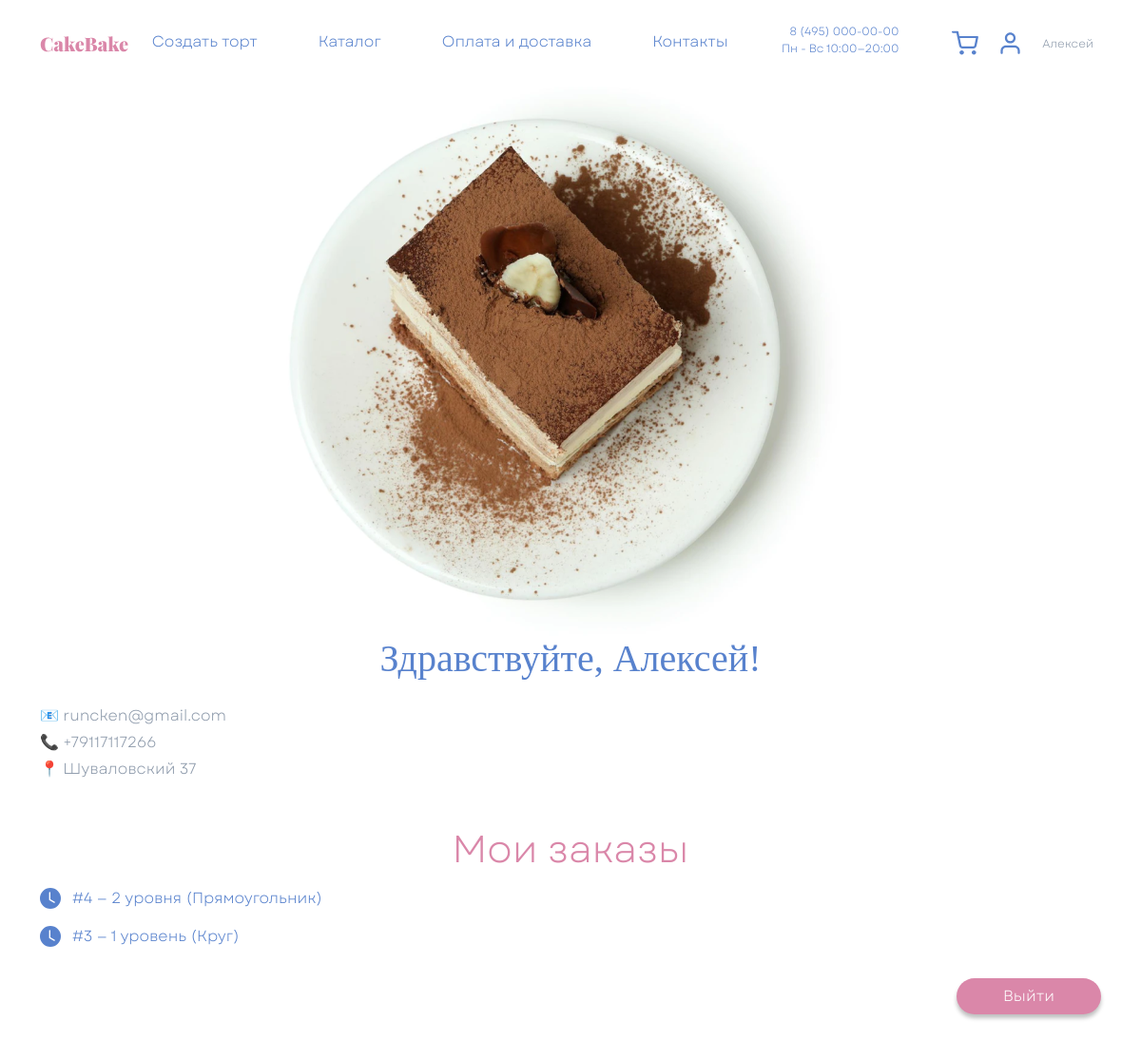
The app's page /accounts/lk/orders/ (signed in), older data.
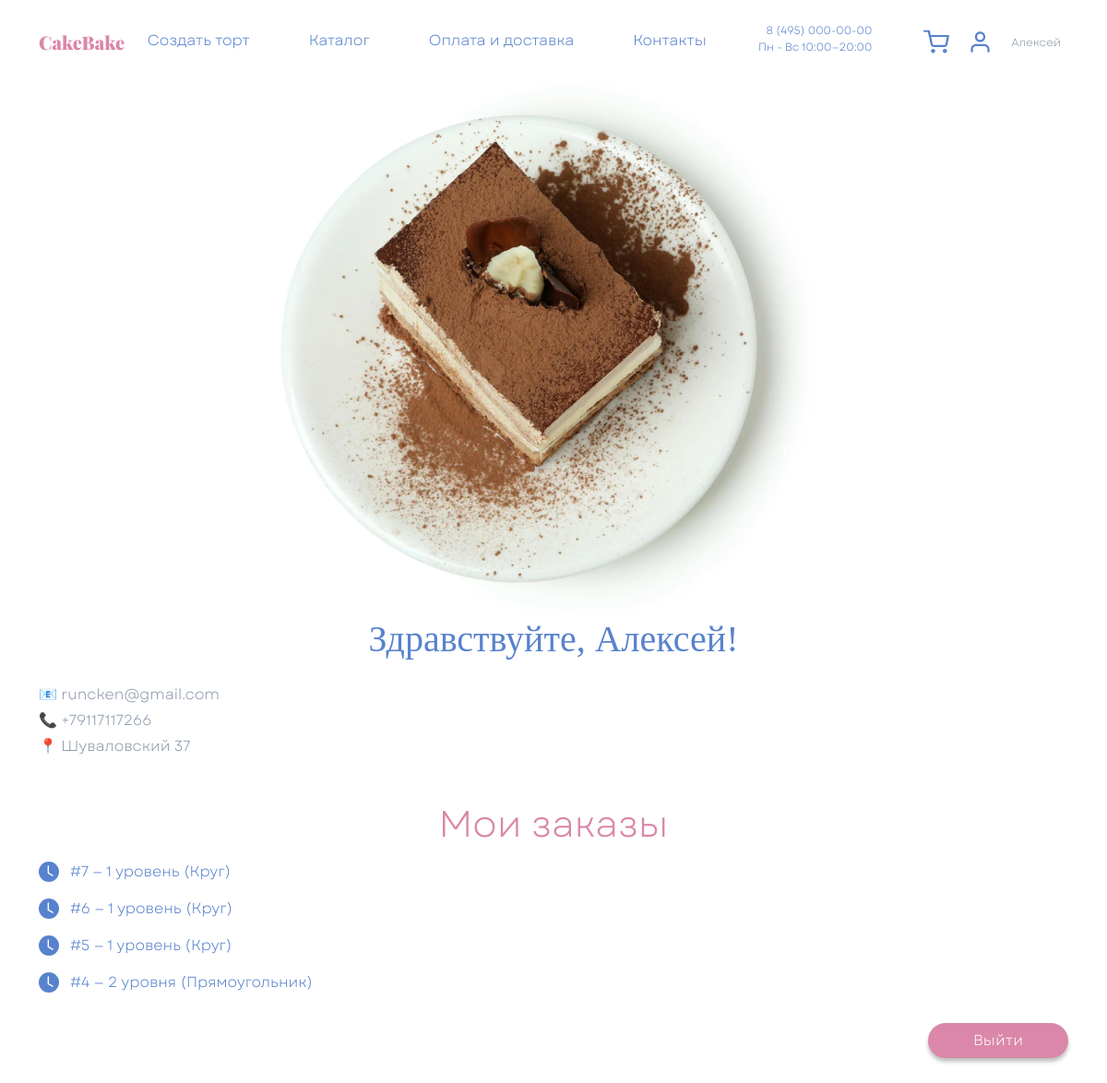
The same page, newer data.
### accounts/models.py (models this page shows, shortened)
class Profile(models.Model):
    user = models.OneToOneField(
        User,
        on_delete=models.CASCADE,
        null=True,
        blank=True,
        related_name='profile'
    )
    phone = models.CharField(
        max_length=20,
        unique=True,
        null=True,
        blank=True
    )
    address = models.CharField(
        max_length=255,
        blank=True,
        default='',
        verbose_name="Адрес доставки"
    )

### orders/models.py (models this page shows, shortened)
class Order(models.Model):
    class Status(models.TextChoices):
        NEW = "new", "Новый"
        ACCEPTED = "accepted", "Принят"
        IN_PROGRESS = "in_progress", "Готовится"
        DELIVERING = "delivering", "В доставке"
        COMPLETED = "completed", "Выполнен"
        CANCELLED = "cancelled", "Отменён"
    customer = models.ForeignKey(
        settings.AUTH_USER_MODEL,
        on_delete=models.SET_NULL,
        null=True,
        blank=True,
        verbose_name="Пользователь",
    )
    catalog_cake = models.ForeignKey(
        CatalogCake,
        on_delete=models.PROTECT,
        null=True,
        blank=True,
        related_name="orders",
        verbose_name="Торт из каталога",
    )
    level = models.ForeignKey(
        CakeOption,
        on_delete=models.PROTECT,
        related_name="level_orders",
        limit_choices_to={"kind": CakeOption.Kind.LEVEL},
        null=True,
        blank=True,
        verbose_name="Количество уровней",
    )
    shape = models.ForeignKey(
        CakeOption,
        on_delete=models.PROTECT,
        related_name="shape_orders",
        limit_choices_to={"kind": CakeOption.Kind.SHAPE},
        null=True,
        blank=True,
        verbose_name="Форма",
    )
    topping = models.ForeignKey(
        CakeOption,
        on_delete=models.PROTECT,
        related_name="topping_orders",
        limit_choices_to={"kind": CakeOption.Kind.TOPPING},
        null=True,
        blank=True,
        verbose_name="Топпинг",
    )
    berry = models.ForeignKey(
        CakeOption,
        on_delete=models.PROTECT,
        related_name="berry_orders",
        limit_choices_to={"kind": CakeOption.Kind.BERRY},
        null=True,
        blank=True,
        verbose_name="Ягоды",
    )
    decor = models.ForeignKey(
        CakeOption,
        on_delete=models.PROTECT,
        related_name="decor_orders",
        limit_choices_to={"kind": CakeOption.Kind.DECOR},
        null=True,
        blank=True,
        verbose_name="Декор",
    )
    customer_name = models.CharField(
        max_length=100,
        verbose_name="Имя клиента",
    )
    customer_phone = models.CharField(
        max_length=20,
        verbose_name="Телефон",
    )
    customer_email = models.EmailField(
        verbose_name="Email",
    )
    delivery_address = models.CharField(
        max_length=255,
        verbose_name="Адрес доставки",
    )
    delivery_date = models.DateField(
        verbose_name="Дата доставки",
    )
    delivery_time = models.TimeField(
        verbose_name="Время доставки",
    )
    inscription = models.CharField(
        max_length=200,
        blank=True,
        verbose_name="Надпись",
    )
    order_comment = models.TextField(
        blank=True,
        verbose_name="Комментарий к заказу",
    )
    delivery_comment = models.TextField(
        blank=True,
        verbose_name="Комментарий для курьера",
    )
    utm_source = models.CharField(
        max_length=100,
        blank=True,
        verbose_name="UTM source",
    )
    utm_medium = models.CharField(
        max_length=100,
        blank=True,
        verbose_name="UTM medium",
    )
    utm_campaign = models.CharField(
        max_length=150,
        blank=True,
        verbose_name="UTM campaign",
    )
    utm_content = models.CharField(
        max_length=150,
        blank=True,
        verbose_name="UTM content",
    )
    utm_term = models.CharField(
        max_length=150,
        blank=True,
        verbose_name="UTM term",
    )
    referrer = models.URLField(
        blank=True,
        verbose_name="Источник перехода",
    )
    landing_path = models.CharField(
        max_length=255,
        blank=True,
        verbose_name="Страница входа",
    )
    personal_data_consent = models.BooleanField(
        default=False,
        verbose_name="Согласие на обработку ПД",
    )
    options_total = models.PositiveIntegerField(
        default=0,
        verbose_name="Стоимость опций",
    )
    inscription_price = models.PositiveIntegerField(
        default=0,
        verbose_name="Стоимость надписи",
    )
    rush_fee = models.PositiveIntegerField(
        default=0,
        verbose_name="Наценка за срочность",
    )
    total_price = models.PositiveIntegerField(
        default=0,
        verbose_name="Итоговая стоимость",
    )
    status = models.CharField(
        max_length=20,
        choices=Status.choices,
        default=Status.NEW,
        verbose_name="Статус",
    )
    payment_id = models.CharField(
        max_length=100,
        blank=True,
        null=True,
        verbose_name="ID платежа в YooKassa",
    )
    payment_status = models.CharField(
        max_length=50,
        blank=True,
        default="",
        verbose_name="Статус оплаты YooKassa",
    )
    is_paid = models.BooleanField(
        default=False,
        verbose_name="Оплачено",
    )
    paid_at = models.DateTimeField(
        blank=True,
        null=True,
        verbose_name="Дата оплаты",
    )
    confirmation_url = models.URLField(
        blank=True,
        null=True,
        verbose_name="Ссылка на оплату",
    )
    created_at = models.DateTimeField(
        auto_now_add=True,
        verbose_name="Создан",
    )
    updated_at = models.DateTimeField(
        auto_now=True,
        verbose_name="Обновлён",
    )
    class Meta:
        verbose_name = "Заказ"
        verbose_name_plural = "Заказы"
        ordering = ("-created_at",)

### catalog/models.py (models this page shows, shortened)
class CakeOption(models.Model):
    class Kind(models.TextChoices):
        LEVEL = "level", "Количество уровней"
        SHAPE = "shape", "Форма"
        TOPPING = "topping", "Топпинг"
        BERRY = "berry", "Ягоды"
        DECOR = "decor", "Декор"
    kind = models.CharField(
        max_length=20,
        choices=Kind.choices,
        verbose_name="Тип опции",
    )
    name = models.CharField(
        max_length=100,
        verbose_name="Название",
    )
    price = models.PositiveIntegerField(
        verbose_name="Стоимость",
    )
    is_active = models.BooleanField(
        default=True,
        verbose_name="Активна",
    )
    sort_order = models.PositiveSmallIntegerField(
        default=0,
        verbose_name="Порядок сортировки",
    )
    class Meta:
        verbose_name = "Опция торта"
        verbose_name_plural = "Опции торта"
        ordering = ("kind", "sort_order", "id")
        constraints = [
            models.UniqueConstraint(
                fields=("kind", "name"),
                name="catalog_cakeoption_kind_name_unique",
            )
        ]

### accounts/views.py (the view)
# urls.py: path('lk/orders/', views.orders_view, name='lk_orders'),
@login_required
def orders_view(request):
    profile = get_user_profile(request.user)
    user_orders = Order.objects.filter(customer=request.user).order_by('-created_at')
    context = {
        'orders': user_orders,
        'profile': profile,
    }
    return render(request, 'lk-order.html', context)

### accounts/views.py (called while the page is built)
def get_user_profile(user):
    profile, _ = Profile.objects.get_or_create(
        user=user,
        defaults={"phone": user.username},
    )
    return profile

### templates/lk-order.html (shortened to what this page needs)
{% extends 'base.html' %}
{% load static %}
{% block header %}
<nav class="navbar navbar-expand-xl navbar-light fixed-top bg-white py-4">
  <div class="container">
    <a class="navbar-brand" href="{% url 'core:index' %}">
      <img src="{% static 'img/Logo.svg' %}" alt="CakeBake">
    </a>
    <div class="collapse navbar-collapse justify-content-end" id="navbar">
      <ul class="navbar-nav">
        <li class="nav-item me-5">
          <a class="nav-link fw-lighter cake_blue" href="{% url 'core:index' %}#step3">Создать торт</a>
        </li>
        <li class="nav-item me-5">
          <a class="nav-link fw-lighter cake_blue" href="{% url 'core:index' %}#step2">Каталог</a>
        </li>
        <li class="nav-item me-5">
          <a class="nav-link fw-lighter cake_blue" href="{% url 'core:index' %}#step4">Оплата и доставка</a>
        </li>
        <li class="nav-item me-5">
          <a class="nav-link fw-lighter cake_blue" href="{% url 'core:index' %}#Contacts">Контакты</a>
        </li>
        <li class="nav-item d-block d-xl-flex flex-column align-items-end me-5">
          <small class="fw-lighter text-decoration-none fs_12 cake_blue">8 (495) 000-00-00</small>
          <small class="fw-lighter text-decoration-none fs_12 cake_blue">Пн - Вс 10:00—20:00</small>
        </li>
        <li class="nav-item d-flex align-items-center">
          <a class="nav-link fw-lighter me-1 cake_blue position-relative" href="{% url 'accounts:lk_orders' %}">
            <img src="{% static 'img/shopping-cart.svg' %}" alt="">
          </a>
          {% if user.is_authenticated %}
          <a class="nav-link fw-lighter me-1 cake_blue position-relative" href="{% url 'accounts:lk' %}">
            <img src="{% static 'img/user.svg' %}" alt="">
          </a>
          <a class="nav-link fw-lighter cake_grey fs_12" href="{% url 'accounts:lk' %}">
            {{ user.first_name|default:user.username }}
          </a>
          {% else %}
          <a class="nav-link fw-lighter me-1 cake_blue position-relative" href="#RegModal" data-bs-toggle="modal">
            <img src="{% static 'img/user.svg' %}" alt="">
            <span class="position-absolute translate-middle badge rounded-pill cake__bg_pink fs_8 d-none">1</span>
          </a>
          {% endif %}
        </li>
      </ul>
    </div>
  </div>
</nav>
{% endblock %}
{% block content %}
<div class="container mt-header mb-5">
  <div class="row mt-5">
    <div class="col-12 col-xxl-6 d-flex justify-content-center">
      <div><img src="{% static 'img/Cake2.png' %}" alt="Торт"></div>
    </div>
    <div class="col-12 col-xxl-6 d-flex flex-column justify-content-center align-items-center align-items-xxl-start">
      <h1 class="font_Gogh fs_40 cake_blue mb-4">
        Здравствуйте, {{ user.first_name|default:user.username }}!
      </h1>
      <div class="w-100 mb-4">
        {% if user.email %}
          <p class="cake_grey fs_14 mb-1">📧 {{ user.email }}</p>
        {% endif %}
        {% if profile.phone %}
          <p class="cake_grey fs_14 mb-1">📞 {{ profile.phone }}</p>
        {% endif %}
        {% if profile.address %}
          <p class="cake_grey fs_14">📍 {{ profile.address }}</p>
        {% endif %}
      </div>
      <h2 class="fs_40 cake_pink mt-2">Мои заказы</h2>
      {% if orders %}
        {% for order in orders %}
        <section class="my-2 w-100">
          <span class="cake_blue lk__order d-flex align-items-center" style="cursor: pointer;"
                data-bs-toggle="modal"
                data-bs-target="#OrderModal{{ order.pk }}">
            {% if order.status == 'completed' %}
                <svg xmlns="http://www.w3.org/2000/svg" width="22" height="22" fill="currentColor" class="bi bi-check-circle-fill text-success me-2" viewBox="0 0 16 16">
                <path d="M16 8A8 8 0 1 1 0 8a8 8 0 0 1 16 0zm-3.97-3.03a.75.75 0 0 0-1.08.022L7.477 9.417 5.384 7.323a.75.75 0 0 0-1.06 1.06L6.97 11.03a.75.75 0 0 0 1.079-.02l3.992-4.99a.75.75 0 0 0-.01-1.05z"/>
              </svg>
            {% else %}
                <svg xmlns="http://www.w3.org/2000/svg" width="22" height="22" fill="currentColor" class="bi bi-clock-fill me-2" viewBox="0 0 16 16">
                <path d="M16 8A8 8 0 1 1 0 8a8 8 0 0 1 16 0zM8 3.5a.5.5 0 0 0-1 0V9a.5.5 0 0 0 .252.434l3.5 2a.5.5 0 0 0 .496-.868L8 8.71V3.5z"/>
              </svg>
            {% endif %}
            <span class="ms-1 fs_14">
              #{{ order.pk }} &mdash;
              {% if order.catalog_cake %}
                {{ order.catalog_cake.name }}
              {% else %}
                {{ order.level.name }} ({{ order.shape.name }})
              {% endif %}
            </span>
          </span>
        </section>
        {% endfor %}
      {% endif %}
      <a href="{% url 'accounts:logout' %}" class="btn text-white rounded-pill align-self-end px-5 mt-4 shadow-none cake__button cake__bg_pink">
        Выйти
      </a>
    </div>
  </div>
</div>
{% endblock %}

### templates/base.html (shortened to what this page needs)
{% load static %}
<!DOCTYPE html>
<html lang="en">
<head>
	<link href="https://cdn.jsdelivr.net/npm/bootstrap@5.0.2/dist/css/bootstrap.min.css" rel="stylesheet">
	<link rel="stylesheet" href="{% static 'css/Style.css' %}">
</head>
<body>
{% block header %}{% endblock %}
<main>
	{% block content %}{% endblock %}
</main>
</body>
</html>

### static/css/Style.css (style rules this page uses)
.font_Gogh { font-family: Gogh; }
html { height: 100%; }
* { font-family: Garet, serif; font-size: 16px; font-weight: normal; }
body { background-color: white; min-height: 100%; display: grid; grid-template-rows: auto 1fr auto; }
.mt-header { margin-top: calc(58px + 1.6rem); }
.cake_pink { color: #DA87A9 !important; }
.cake__bg_pink { background-color: #DA87A9 !important; }
.cake_blue { color: #5882CD !important; }
.cake_grey { color: #8C99AA !important; }
.cake__button { box-shadow: 0 4px 4px rgba(0, 0, 0, 0.25) !important; border-radius: 15px; }
.lk__order { cursor: pointer; }
.fs_12 { font-size: 12px; }
.fs_40 { font-size: 40px; }

Row changes from the older to the newer data that the page shows:
removed Order: status "new" (drawn), pk "3", level.name "1 уровень", shape.name "Круг"
added Order: status "new" (drawn), pk "7", level.name "1 уровень", shape.name "Круг"
added Order: status "new" (drawn), pk "6", level.name "1 уровень", shape.name "Круг"
added Order: status "new" (drawn), pk "5", level.name "1 уровень", shape.name "Круг"
